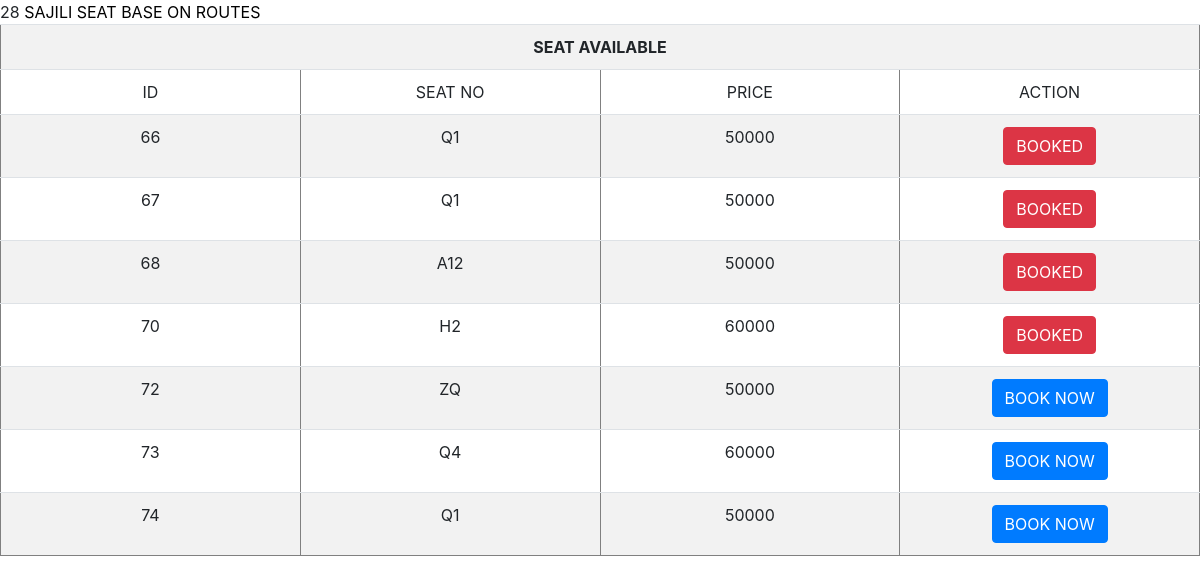
Screenshot of /book.php?id=28 with the database file from the repository.
### tables this page shows
CREATE TABLE `seat` (
  `id` int(11) NOT NULL,
  `seat_no` varchar(200) NOT NULL,
  `route_id` int(200) NOT NULL,
  `price` int(20) NOT NULL,
  `available` tinyint(1) NOT NULL,
  `reserved` tinyint(1) NOT NULL
);

### book.php (the view, shortened to what this page needs)
<?php
include 'connection.php';
$id=$_GET['id'];
$sql="SELECT * FROM seat where route_id='$id' ";
$q=mysqli_query($con, $sql);
$rowcount=mysqli_num_rows($q);
?>
<!DOCTYPE html>
<html>
<head>
	<link rel="stylesheet" href="https://maxcdn.bootstrapcdn.com/bootstrap/4.0.0/css/bootstrap.min.css">
</head>
<body>
<a class="d" href="register_seat.php?id=<?php echo $id;?>">SAJILI SEAT BASE ON ROUTES</a>
<table border="1" class="table table-striped">
<tr>
	<th colspan="6" style="text-align:center;">SEAT AVAILABLE</td>
</tr>
<tr>
		<td width="200px" align="center">ID</td>
		<td width="200px" align="center">SEAT NO</td>
		<td width="200px" align="center">PRICE</td>
		<td width="200px" align="center">ACTION</td>
	</tr>
<?php
for ($i=1; $i <=$rowcount ; $i++) {
	$row=mysqli_fetch_array($q);
 ?>
 	<tr>
 		<td  align="center"><?php echo $row['id']?></td>
 		<td  align="center"><?php echo $row['seat_no']?></td>
 		<td  align="center"><?php echo $row['price']?></td>
 		<td  align="center">
 			<?php
 				$rez=$row['reserved'];
 				if (!($idt = $rez)) {
 			?>
 			<button style="background-color: " class="btn btn-primary">
 				<a   href="booking.php?id=<?php echo $row['id'];?>&ids=<?php echo $id; ?>">BOOK NOW</a>
 			</button>
 			<?php
 		}else{
 			?>
 			<button style="background-color:;color: white" class="btn btn-danger">BOOKED</button>
 			<?php
 		}
 		?>
 		</td>
 	</tr>
 <?php
}
 ?>
</body>
</html>

### book.php (style rules this page uses)
a { text-decoration: none; color: white; }
.d { text-decoration: none; color: black; }

### rows the page displays
seat: id "66", seat_no "Q1", price "50000", reserved "BOOKED"
seat: id "67", seat_no "Q1", price "50000", reserved "BOOKED"
seat: id "68", seat_no "A12", price "50000", reserved "BOOKED"
seat: id "70", seat_no "H2", price "60000", reserved "BOOKED"
seat: id "72", seat_no "ZQ", price "50000"
seat: id "73", seat_no "Q4", price "60000"
seat: id "74", seat_no "Q1", price "50000"
